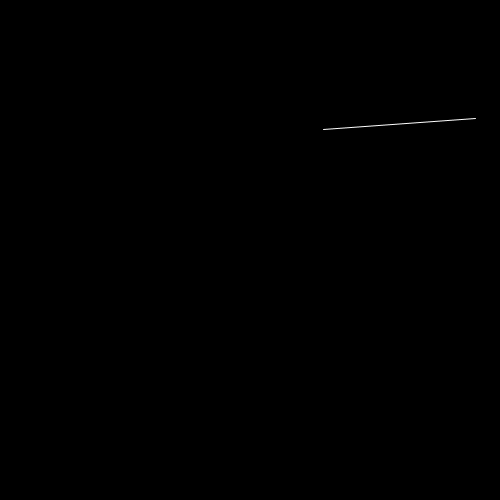
Frame 1 (no input)
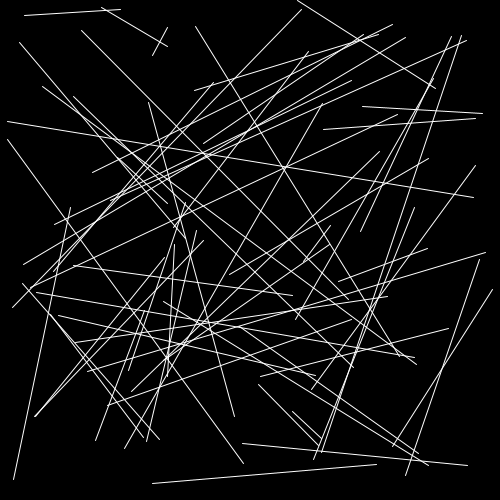
Frame 60 (the mouse pressed at the canvas centre just before this capture)
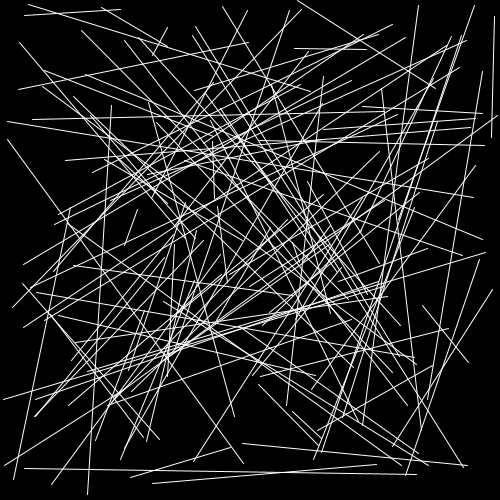
Frame 120 (the mouse held since frame 60 and released just before this capture)

The Processing sketch that drew these frames (run headless with seeded random() and noise(); from frame 60 on, the mouse is pressed at the canvas centre):

// Processing sketch: processing_175918
// ── processing_175918.pde

void setup()
{
  size(500, 500);
  frameRate(90);
  smooth();
  //colorMode(HSB);
  rectMode(CENTER);
  background(0);
}

void draw()
{
  stroke(255);
  line(random(0,500), random(0, 500),random(0, 500),random(0, 500) );
}
